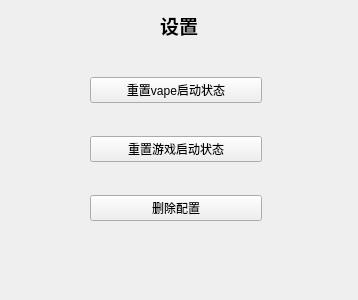
<?xml version="1.0" encoding="UTF-8"?>
<ui version="4.0">
 <class>Form</class>
 <widget class="QWidget" name="Form">
  <property name="geometry">
   <rect>
    <x>0</x>
    <y>0</y>
    <width>358</width>
    <height>300</height>
   </rect>
  </property>
  <property name="windowTitle">
   <string>设置</string>
  </property>
  <widget class="QWidget" name="layoutWidget">
   <property name="geometry">
    <rect>
     <x>90</x>
     <y>50</y>
     <width>172</width>
     <height>201</height>
    </rect>
   </property>
   <layout class="QVBoxLayout" name="verticalLayout">
    <item>
     <widget class="QPushButton" name="pushButton">
      <property name="styleSheet">
       <string notr="true">QPushButton {
            background-color: qlineargradient(x1:1, y1:0, x2:1, y2:0.3, stop:0 #8a9195, stop:1 black);
            color: white;
            font-size: 20px;
            font-weight: bold;
            border-radius: 25px;
        }

        QPushButton:hover {
            background-color: qlineargradient(x1:1, y1:0, x2:1, y2:0.3, stop:0 #7d8488, stop:1 black);
        }

        QPushButton:pressed {
            background-color: qlineargradient(x1:1, y1:0, x2:1, y2:0.3, stop:0 #6a7073, stop:1 black);
        }
        &quot;&quot;&quot;)</string>
      </property>
      <property name="text">
       <string>重置vape启动状态</string>
      </property>
     </widget>
    </item>
    <item>
     <widget class="QPushButton" name="pushButton_2">
      <property name="styleSheet">
       <string notr="true">QPushButton {
            background-color: qlineargradient(x1:1, y1:0, x2:1, y2:0.3, stop:0 #8a9195, stop:1 black);
            color: white;
            font-size: 20px;
            font-weight: bold;
            border-radius: 25px;
        }

        QPushButton:hover {
            background-color: qlineargradient(x1:1, y1:0, x2:1, y2:0.3, stop:0 #7d8488, stop:1 black);
        }

        QPushButton:pressed {
            background-color: qlineargradient(x1:1, y1:0, x2:1, y2:0.3, stop:0 #6a7073, stop:1 black);
        }
        &quot;&quot;&quot;)</string>
      </property>
      <property name="text">
       <string>重置游戏启动状态</string>
      </property>
     </widget>
    </item>
    <item>
     <widget class="QPushButton" name="pushButton_5">
      <property name="styleSheet">
       <string notr="true">QPushButton {
            background-color: qlineargradient(x1:0, y1:0.5, x2:1, y2:0.5, stop:0 #47a7ed, stop: 1 #a967b2);
            color: white;
            font-size: 20px;
            font-weight: bold;
            border-radius: 25px;
        }
        
        QPushButton:hover {
            background-color: qlineargradient(x1:0, y1:0.5, x2:1, y2:0.5, stop:0 #459ee0, stop: 1 #995da1);
        }
        
        QPushButton:pressed {
               background-color: qlineargradient(x1:0, y1:0.5, x2:1, y2:0.5, stop:0 #4093d1, stop: 1 #87538e);
        }
        &quot;&quot;&quot;)</string>
      </property>
      <property name="text">
       <string>删除配置</string>
      </property>
     </widget>
    </item>
   </layout>
  </widget>
  <widget class="QLabel" name="label">
   <property name="geometry">
    <rect>
     <x>160</x>
     <y>10</y>
     <width>72</width>
     <height>31</height>
    </rect>
   </property>
   <property name="text">
    <string>&lt;html&gt;&lt;head/&gt;&lt;body&gt;&lt;p&gt;&lt;span style=&quot; font-size:14pt; font-weight:600;&quot;&gt;设置&lt;/span&gt;&lt;/p&gt;&lt;/body&gt;&lt;/html&gt;</string>
   </property>
  </widget>
 </widget>
 <resources/>
 <connections/>
</ui>
